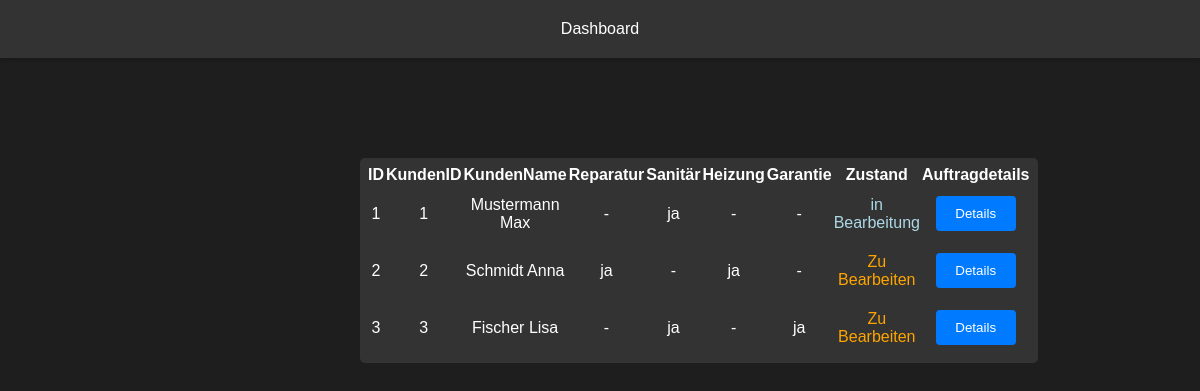
The app's page /auftraege.php (signed in), older data.
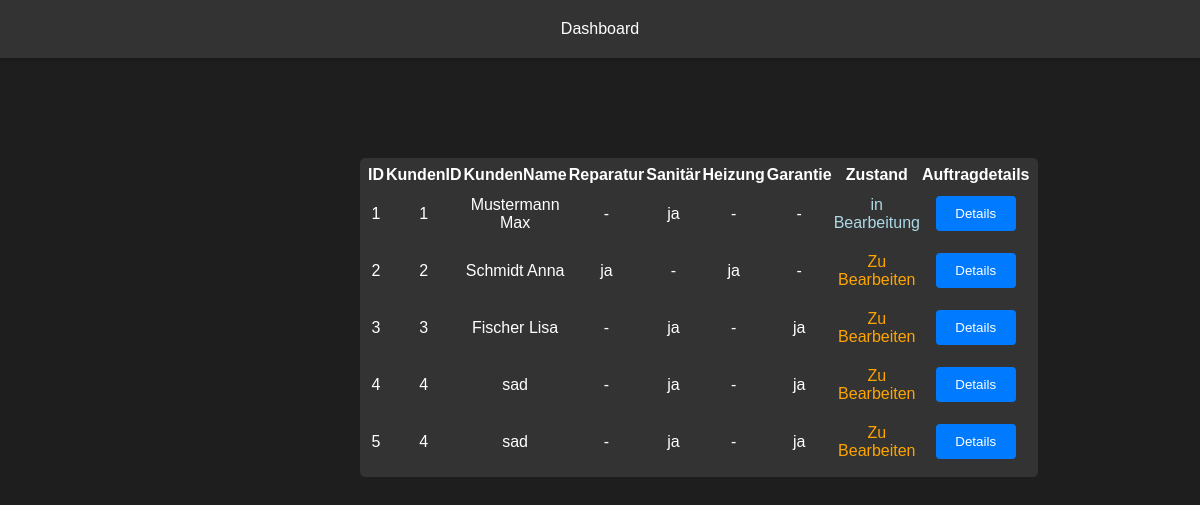
The same page, newer data.
### tables this page shows
CREATE TABLE Orders (
            orderID INTEGER PRIMARY KEY AUTOINCREMENT,
            kundenID INTEGER NOT NULL, /* Problem: need to manually type ID because AUTOINCREMENT cant be used rn. */
            kundenName TEXT NOT NULL,
            objAdresse TEXT NOT NULL,
            objOrt TEXT NOT NULL,
            objPLZ INTEGER NOT NULL,
            rechID INTEGER NOT NULL,
            orderDate TEXT NOT NULL,
            orderTime TEXT NOT NULL,
            reparatur BOOLEAN DEFAULT 0,
            sanitaer BOOLEAN DEFAULT 0,
            heizung BOOLEAN DEFAULT 0,
            garantie BOOLEAN DEFAULT 0,
            bemerkung TEXT,
            terminwunsch TEXT,
            zustand TEXT CHECK(zustand IN ('COMPLETED', 'INPROGRESS', 'TODO')),
            arbeiterID INTEGER,
            completed BOOLEAN DEFAULT 0,
            completedDate TEXT NOT NULL,
            verrechnet BOOLEAN DEFAULT 0,
            FOREIGN KEY (kundenID) REFERENCES Kunden(id),
            FOREIGN KEY (rechID) REFERENCES Rechnung(id),
            FOREIGN KEY (arbeiterID) REFERENCES Users(id)
        );

### auftraege.php (the view, shortened to what this page needs)
<?php
include 'header.php';
?>
<!DOCTYPE html>
<html lang="en">
<head>
    <link rel="stylesheet" href="style/style.css">
</head>
<body>
    <table class="oTable" border="0" cellspacing="2" cellpadding="2">
        <tr class="tableT">
            <td>ID</td>
            <td>KundenID</td>
            <td>KundenName</td>
            <td>Reparatur</td>
            <td>Sanitär</td>
            <td>Heizung</td>
            <td>Garantie</td>
            <td>Zustand</td>
            <td>Auftragdetails</td>
        </tr>
    <?php
    require 'db/conn.php';
    $query = "SELECT * FROM Orders";
    $stmt = $pdo->prepare($query);
    $stmt->execute();
        while ($row = $stmt->fetch(PDO::FETCH_ASSOC)) {
            $orderID = $row["orderID"];
            $kundenID = $row["kundenID"];
            $kundenName = $row["kundenName"];
            $reparatur = "-";
            $sanitaer = "-";
            $heizung = "-";
            $garantie = "-";
            if ($row["reparatur"] == '1') {
                $reparatur = "ja";
            }
            if ($row["sanitaer"] == '1') {
                $sanitaer = "ja";
            }
            if ($row["heizung"] == '1') {
                $heizung = "ja";
            }
            if ($row["garantie"] == '1') {
                $garantie = "ja";
            }
            if($row["zustand"] == "INPROGRESS"){$color = "lightblue"; $zustand = "in Bearbeitung";}
                else if($row["zustand"] == "TODO"){$color = "orange"; $zustand = "Zu Bearbeiten";}
                else if($row["zustand"] == "COMPLETED"){$color = "green"; $zustand = "Abgeschlossen";}
            echo '<tr>
            <td>'.$orderID.'</td>
            <td>'.$kundenID.'</td>
            <td>'.$kundenName.'</td>
            <td>'.$reparatur.'</td>
            <td>'.$sanitaer.'</td>
            <td>'.$heizung.'</td>
            <td>'.$garantie.'</td>
            <td style="color: '.$color.';">'.$zustand.'</td>
            <td><button class="detail-btn" data-id="'.$orderID.'">Details</button></td>
            </tr>';
        }
    echo '</table>';
?>
    </body>
</html>

### header.php
<link rel="stylesheet" href="style/header.css">
<header>
    <nav>
        <ul>
            <li><a href="user.php">Dashboard</a></li>
        </ul>
</header>

### style/header.css (style rules this page uses)
* { margin: 0; padding: 0; box-sizing: border-box; }
nav { background-color: #333; color: #fff; padding: 20px; display: flex; justify-content: space-around; align-items: center; box-shadow: 0px 2px 5px rgba(0, 0, 0, 0.2); margin-bottom: 100px; }
nav ul { list-style-type: none; display: flex; justify-content: space-around; align-items: center; width: 100%; }
nav ul li a { color: #fff; text-decoration: none; padding: 10px; transition: background-color 0.3s ease; }

### style/style.css (style rules this page uses)
body { font-family: Arial, sans-serif; background-color: #1e1e1e; color: #fff; margin: 0; padding: 0; }
input[type="submit"], button { width: 100%; padding: 10px; margin: 10px 0; border-radius: 4px; border: none; background-color: #007BFF; color: #fff; cursor: pointer; }
.oTable { width: fit-content; display: table; text-align: center; justify-content: space-around; background-color: #333; border-radius: 5px; margin-left: 30%; margin-right: 30%; padding: 6px; }
.oTable tr:first-child { font-weight: bold; }
.detail-btn { align-items: center; width: 80px; }

Row changes from the older to the newer data that the page shows:
added orders: orderID "4", kundenID "4", kundenName "sad", reparatur "-", sanitaer "ja", heizung "-", garantie "ja", zustand "Zu Bearbeiten"
added orders: orderID "5", kundenID "4", kundenName "sad", reparatur "-", sanitaer "ja", heizung "-", garantie "ja", zustand "Zu Bearbeiten"
